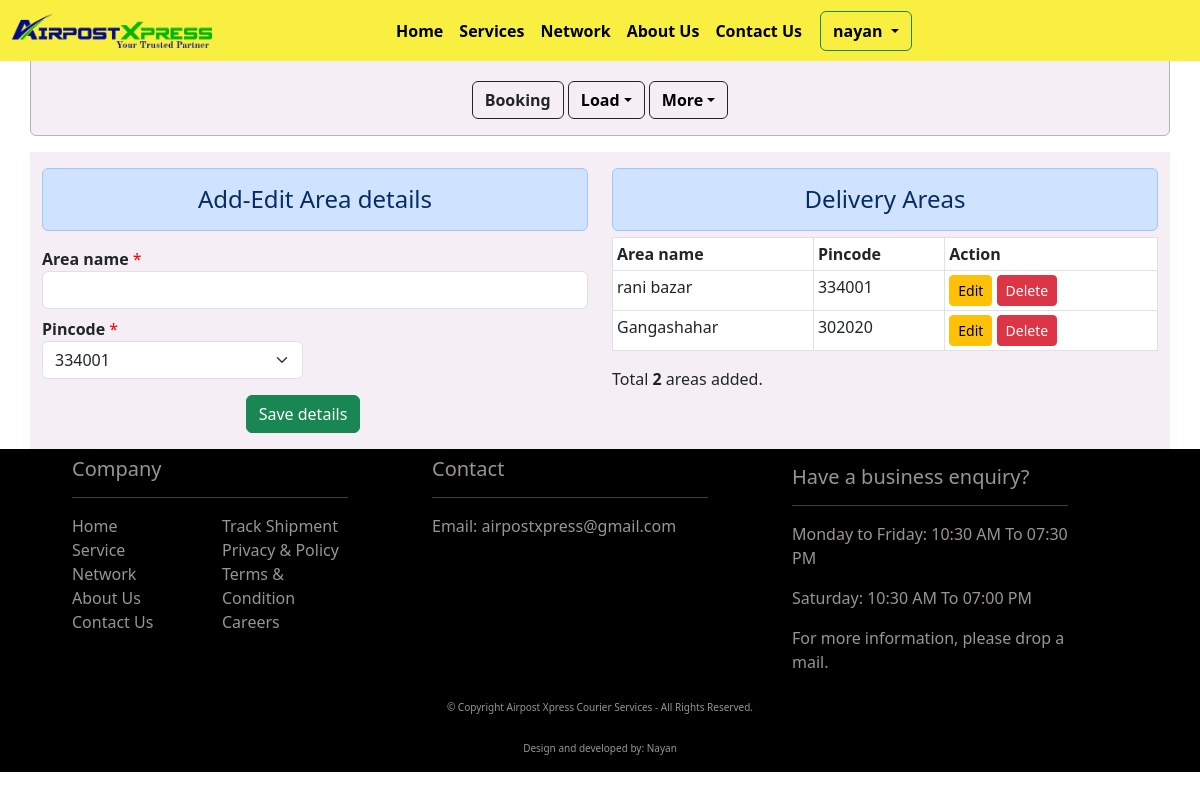
Screenshot of /area_master (signed in) with the database file from the repository.
### api/models.py (models this page shows, shortened)
class AreaMaster(models.Model):
    area_name = models.CharField(max_length=350, blank=False, null=True)
    pincode = models.ForeignKey(BranchNetwork, on_delete=models.CASCADE, blank=False, null=True, related_name="pin_code")
    user = models.ForeignKey(User, on_delete=models.CASCADE, blank=False, null=True, related_name="user_details")
    created_at = models.DateTimeField(auto_now_add=True, null=True)
    class Meta:
        verbose_name_plural = "Area Master"

class BranchNetwork(models.Model):
    branch_name = models.CharField(max_length=256)
    branch_incharge_number = models.BigIntegerField()
    office_number = models.BigIntegerField(null=True, blank=True)
    office_lane_line_number = models.CharField(max_length=25, null=True, blank=True)
    email = models.EmailField(max_length=256, blank=True, null=True)
    pincode = models.IntegerField(unique=True)
    country = models.ForeignKey(Country, on_delete=models.CASCADE, null=True, blank=False)
    state = models.ForeignKey(State, on_delete=models.CASCADE, null=False, blank=False, default="")
    zone = models.ForeignKey(Destination, on_delete=models.CASCADE)
    area_name = models.CharField(max_length=256, null=True, blank=True)
    address = models.TextField(blank=True, null=True)
    status = models.CharField(max_length=256, choices=OFFICE_NETWORKS)
    class Meta:
        verbose_name_plural = "Branch network master"

### api/views.py (the view)
# urls.py: path(r"area_master", area_master, name="area_master"),
@login_required(login_url="login_auth")
def area_master(request):
    areas = AreaMaster.objects.filter(user=request.user)
    pincodes = BranchNetwork.objects.all()
    total_areas = len(areas)
    context = {"areas": areas, "total_areas": total_areas, "pincodes": pincodes}
    return render(request, "area_master.html", context)

### api/templates/area_master.html (shortened to what this page needs)
{% extends 'base.html' %}{% load static %}{% block title %}Area master{% endblock title %}{% block content %}
<div class="container back_color">
    <div class="row">
        <div class="col-md-6 mt-3 border-dark">
            <h4 class="alert alert-primary text-center">Add-Edit Area details</h4>
            <form action="{% url 'save_area_master' %}" method="post">
                <label for="area_name"><b>Area name</b>
                    <span class="red_color">*</span>
                </label>
                <input type="text" id="area_name" name="area_name" class="form-control" required autofocus>
                <div class="row">
                    <div class="col-md-6 mt-2">
                        <label for="pincode"><b>Pincode</b>
                            <span class="red_color">*</span>
                        </label>
                        <select class="form-select" name="pincode" id="pincode" aria-label="Default select example" required>
                            {% for pincode in pincodes %}
                            <option value="{{ pincode.id }}">{{ pincode.pincode }}</option>
                            {% endfor %}
                        </select>
                    </div>
                    <div class="row">
                        <div class="col-12 text-center mt-3 mb-3">
                            <button type="submit" class="btn btn-success">Save details</button>
                        </div>
                    </div>
                </div>
            </form>
        </div>
        <div class="col-md-6 mt-3">
            <h4 class="alert alert-primary text-center" tabindex="0">Delivery Areas</h4>
            <div class="table-responsive">
                <table class="table table-hover table-bordered table-sm booked_data">
                    <thead>
                        <tr>
                            <th scope="col">Area name</th>
                            <th scope="col">Pincode</th>
                            <th scope="col">Action</th>
                        </tr>
                    </thead>
                    <tbody id="tbody">
                        {% for area in areas %}
                        <tr>
                            <td>{{ area.area_name }}</td>
                            <td>{{ area.pincode.pincode }}</td>
                            <td>
                                <input type="button" class="btn btn-warning btn-sm edit-btn" id="edit_area" value="Edit" data-sid="{{ area.id }}">
                                <input type="button" class="btn btn-danger btn-sm del-btn" id="delete_area" value="Delete" data-sid="{{ area.id }}">
                            </td>
                        </tr>
                        {% endfor %}
                    </tbody>
                </table>
            </div>
            <div class="text-start">
                <p id="total_areas">Total <b>{{ total_areas }}</b> areas added.</p>
            </div>
        </div>
    </div>
</div>
{% include 'area_ajax.html' %} {% endblock content %}

### api/templates/base.html (shortened to what this page needs)
<!DOCTYPE html>
<html lang="en">
<head>
    <meta name="viewport" content="width=device-width, initial-scale=1.0"> {% load static %}
    <link rel="stylesheet" href="{% static 'css\\index.css' %}">
    <link rel="stylesheet" href="{% static 'css\\tracking.css' %}">
    <link rel="stylesheet" href="{% static 'css\\dashboard.css' %}">
    <link href="https://cdn.jsdelivr.net/npm/bootstrap@5.3.0-alpha1/dist/css/bootstrap.min.css" rel="stylesheet">
    <link rel="stylesheet" href="https://cdnjs.cloudflare.com/ajax/libs/bootstrap-datepicker/1.9.0/css/bootstrap-datepicker.min.css" />
    <link rel="stylesheet" href="https://cdn.jsdelivr.net/npm/bootstrap-icons@1.10.3/font/bootstrap-icons.css">
</head>
<body>
    <nav class="navbar navbar-expand-lg navbar-default nav_color_spec fixed-top">
        <div class="container-fluid">
            <a class="navbar-brand" href="{% url 'home' %}">
                <img src="{% static 'img/airpost_logo.png' %}" alt="Airpost Xpress" class="img-fluid" id="nav_img">
            </a>
            <div class="collapse navbar-collapse" id="navbarSupportedContent">
                <div class="menu_btn">
                    <ul class="navbar-nav me-auto mb-2 mb-lg-0">
                        <li class="nav-item">
                            <a class="nav-link active hover-underline-animation" aria-current="page" href="{% url 'home' %}">Home</a>
                        </li>
                        <li class="nav-item">
                            <a class="nav-link hover-underline-animation" aria-current="page" href="{% url 'services' %}">Services</a>
                        </li>
                        <li class="nav-item">
                            <a class="nav-link hover-underline-animation" aria-current="page" href="{% url 'network' %}">Network</a>
                        </li>
                        <li class="nav-item">
                            <a class="nav-link hover-underline-animation" aria-current="page" href="{% url 'about_us' %}">About Us</a>
                        </li>
                        <li class="nav-item">
                            <a class="nav-link hover-underline-animation" aria-current="page" href="{% url 'ContactUS' %}">Contact Us</a>
                        </li>
                        {% if user.is_authenticated %}
                        <div class="btn-group">
                            <button type="button" class="btn btn-outline-success dropdown-toggle nav_login_btn" data-bs-toggle="dropdown" aria-expanded="false">
                                {{ user.username }}
                            </button>
                        </div>
                        {% else %}
                        <li class="nav-item">
                            <a class="btn btn-outline-success nav_login_btn" aria-current="page" href="{% url 'login_auth' %}">Login</a>
                        </li>
                        {% endif %}
                    </ul>
                </div>
            </div>
        </div>
    </nav>
    {% if user.is_authenticated %}
    <div class="container mt-5 alert alert-dark back_color">
        <div class="row justify-content-center">
            <div class="col-md-6 text-center">
                <a href="{% url 'bookings' %}" class="text-decoration-none btn btn-outline-dark mt-3"><b>Booking</b></a>
                <div class="btn-group">
                    <button type="button" class="btn btn-outline-dark mt-3 dropdown-toggle nav_login_btn mx-0" data-bs-toggle="dropdown" aria-expanded="false">Load</button>
                </div>
                <div class="btn-group">
                    <button type="button" class="btn btn-outline-dark mt-3 dropdown-toggle nav_login_btn mx-0" data-bs-toggle="dropdown" aria-expanded="false">More</button>
                </div>
            </div>
        </div>
    </div>
    {% endif %}
    {% block content %} {% endblock content %}
    <div class="container-fluid bg-black">
        <div class="row justify-content-evenly">
            <div class="col-md-3 mb-5">
                <h5 class="link-text-decor pt-2">Company</h5>
                <hr class="bold-lines">
                <div class="row">
                    <div class="col-6">
                        <a href="{% url 'home' %}" class="link-text-decor mt-5">Home</a><br>
                        <a href="{% url 'services' %}" class="link-text-decor mt-5">Service</a><br>
                        <a href="{% url 'network' %}" class="link-text-decor mt-5">Network</a><br>
                        <a href="{% url 'about_us' %}" class="link-text-decor">About Us</a><br>
                        <a href="{% url 'ContactUS' %}" class="link-text-decor">Contact Us</a><br>
                    </div>
                    <div class="col-6">
                        <a href="tracking" class="link-text-decor">Track Shipment</a><br>
                        <a href="" class="link-text-decor">Privacy & Policy</a><br>
                        <a href="" class="link-text-decor">Terms & Condition</a><br>
                        <a href="" class="link-text-decor">Careers</a><br>
                    </div>
                </div>
            </div>
            <div class="col-md-3">
                <h5 class="link-text-decor pt-2">Contact</h5>
                <hr class="bold-lines">
                <a href="mailto:airpostxpress@gmail.com" class="link-text-decor">Email: airpostxpress@gmail.com</a>
            </div>
            <div class="col-md-3">
                <h5 class="link-text-decor pt-3">Have a business enquiry?</h5>
                <hr class="bold-lines">
                <p class="link-text-decor">Monday to Friday: 10:30 AM To 07:30 PM</p>
                <p class="link-text-decor">Saturday: 10:30 AM To 07:00 PM</p>
                <p class="link-text-decor">For more information, please drop a mail.</p>
            </div>
            <br>
            <p class="link-text-decor text-center sm_in_sm">&#169; Copyright {{ today_date }} Airpost Xpress Courier Services - All Rights Reserved.</p>
            <p class="link-text-decor text-center sm_in_sm">Design and developed by: Nayan</p>
        </div>
    </div>
</body>
</html>

### api/static/css/index.css (style rules this page uses)
#nav_img { width: 200px; }
.menu_btn { padding-left: 160px; font-weight: bold; }
.nav_login_btn { color: black !important; font-weight: bold !important; margin-left: 10px !important; }
.hover-underline-animation { display: inline-block; position: relative; color: #000000 !important; }
.hover-underline-animation:after { content: ''; position: absolute; width: 100%; transform: scaleX(0); height: 2px; bottom: 0; left: 0; background-color: #07c627; transform-origin: bottom right; transition: transform 0.25s ease-out; }
.bold-lines { font-weight: bolder; color: white; }
.link-text-decor { text-decoration: none; color: rgb(154, 148, 148); }
.nav_color_spec { background: rgb(248, 239, 64); }
@media screen and (max-width: 1200px) { .sm_in_sm { padding-top: 10px; font-size: 10px; } }

### api/static/css/dashboard.css (style rules this page uses)
.table-responsive { margin-top: -10px; max-height: 450px !important; }
.back_color { background-color: rgba(240, 230, 240, 0.628) !important; }
.red_color { color: red !important; }

### rows the page displays
AreaMaster: area_name "rani bazar", pincode.pincode "334001"
AreaMaster: area_name "Gangashahar", pincode.pincode "302020"

### other values shown
{{ user.username }} "nayan"
{{ total_areas }} "2"
form field pincode "334001"
